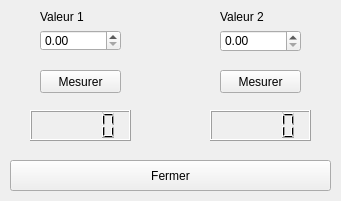
<?xml version="1.0" encoding="UTF-8"?>
<ui version="4.0">
 <class>F_Calibrage</class>
 <widget class="QWidget" name="F_Calibrage">
  <property name="geometry">
   <rect>
    <x>0</x>
    <y>0</y>
    <width>341</width>
    <height>201</height>
   </rect>
  </property>
  <property name="minimumSize">
   <size>
    <width>341</width>
    <height>167</height>
   </size>
  </property>
  <property name="windowTitle">
   <string>Form</string>
  </property>
  <property name="styleSheet">
   <string notr="true"/>
  </property>
  <widget class="QDoubleSpinBox" name="SBx_Valeur1">
   <property name="geometry">
    <rect>
     <x>40</x>
     <y>30</y>
     <width>81</width>
     <height>21</height>
    </rect>
   </property>
  </widget>
  <widget class="QDoubleSpinBox" name="SBx_Valeur2">
   <property name="geometry">
    <rect>
     <x>220</x>
     <y>30</y>
     <width>81</width>
     <height>22</height>
    </rect>
   </property>
  </widget>
  <widget class="QPushButton" name="Bt_Valeur1">
   <property name="geometry">
    <rect>
     <x>40</x>
     <y>70</y>
     <width>81</width>
     <height>23</height>
    </rect>
   </property>
   <property name="text">
    <string>Mesurer</string>
   </property>
  </widget>
  <widget class="QPushButton" name="Bt_Valeur2">
   <property name="geometry">
    <rect>
     <x>220</x>
     <y>70</y>
     <width>81</width>
     <height>23</height>
    </rect>
   </property>
   <property name="text">
    <string>Mesurer</string>
   </property>
  </widget>
  <widget class="QLCDNumber" name="Lcd_Valeur1">
   <property name="geometry">
    <rect>
     <x>30</x>
     <y>110</y>
     <width>101</width>
     <height>31</height>
    </rect>
   </property>
   <property name="font">
    <font>
     <weight>50</weight>
     <bold>false</bold>
    </font>
   </property>
  </widget>
  <widget class="QLCDNumber" name="Lcd_Valeur2">
   <property name="geometry">
    <rect>
     <x>210</x>
     <y>110</y>
     <width>101</width>
     <height>31</height>
    </rect>
   </property>
  </widget>
  <widget class="QLabel" name="Lb_Valeur1">
   <property name="geometry">
    <rect>
     <x>40</x>
     <y>10</y>
     <width>47</width>
     <height>13</height>
    </rect>
   </property>
   <property name="text">
    <string>Valeur 1 :</string>
   </property>
  </widget>
  <widget class="QLabel" name="Lb_Valeur2">
   <property name="geometry">
    <rect>
     <x>220</x>
     <y>10</y>
     <width>47</width>
     <height>13</height>
    </rect>
   </property>
   <property name="text">
    <string>Valeur 2 :</string>
   </property>
  </widget>
  <widget class="QPushButton" name="Bt_Fermer">
   <property name="geometry">
    <rect>
     <x>10</x>
     <y>160</y>
     <width>321</width>
     <height>31</height>
    </rect>
   </property>
   <property name="text">
    <string>Fermer</string>
   </property>
  </widget>
 </widget>
 <resources/>
 <connections>
  <connection>
   <sender>Bt_Valeur1</sender>
   <signal>clicked()</signal>
   <receiver>F_Calibrage</receiver>
   <slot>on_MesurerValeur1()</slot>
   <hints>
    <hint type="sourcelabel">
     <x>80</x>
     <y>81</y>
    </hint>
    <hint type="destinationlabel">
     <x>170</x>
     <y>100</y>
    </hint>
   </hints>
  </connection>
  <connection>
   <sender>Bt_Valeur2</sender>
   <signal>clicked()</signal>
   <receiver>F_Calibrage</receiver>
   <slot>on_MesurerValeur2()</slot>
   <hints>
    <hint type="sourcelabel">
     <x>260</x>
     <y>81</y>
    </hint>
    <hint type="destinationlabel">
     <x>170</x>
     <y>100</y>
    </hint>
   </hints>
  </connection>
  <connection>
   <sender>Bt_Fermer</sender>
   <signal>clicked()</signal>
   <receiver>F_Calibrage</receiver>
   <slot>on_Fermer()</slot>
   <hints>
    <hint type="sourcelabel">
     <x>170</x>
     <y>175</y>
    </hint>
    <hint type="destinationlabel">
     <x>170</x>
     <y>100</y>
    </hint>
   </hints>
  </connection>
 </connections>
 <slots>
  <slot>on_MesurerValeur1()</slot>
  <slot>on_MesurerValeur2()</slot>
  <slot>on_Fermer()</slot>
 </slots>
</ui>
